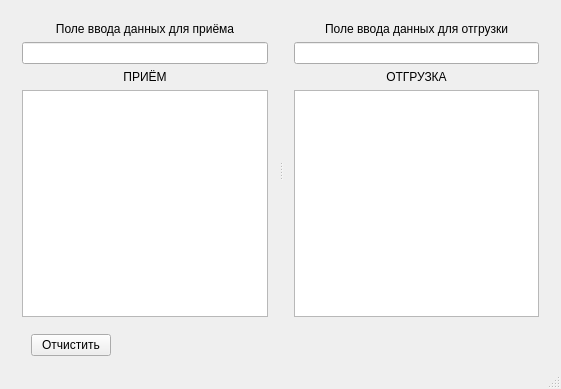
<?xml version="1.0" encoding="UTF-8"?>
<ui version="4.0">
 <class>MainWindow</class>
 <widget class="QMainWindow" name="MainWindow">
  <property name="geometry">
   <rect>
    <x>0</x>
    <y>0</y>
    <width>561</width>
    <height>389</height>
   </rect>
  </property>
  <property name="windowTitle">
   <string>Приём_отгрузка</string>
  </property>
  <widget class="QWidget" name="centralWidget">
   <layout class="QVBoxLayout" name="verticalLayout_6">
    <item>
     <widget class="QSplitter" name="splitter">
      <property name="orientation">
       <enum>Qt::Horizontal</enum>
      </property>
      <property name="childrenCollapsible">
       <bool>false</bool>
      </property>
      <widget class="QWidget" name="layoutWidget">
       <layout class="QVBoxLayout" name="verticalLayout_2">
        <item>
         <layout class="QVBoxLayout" name="verticalLayout">
          <item>
           <widget class="QLabel" name="label">
            <property name="text">
             <string>Поле ввода данных для приёма</string>
            </property>
            <property name="alignment">
             <set>Qt::AlignCenter</set>
            </property>
           </widget>
          </item>
          <item>
           <widget class="QLineEdit" name="lineEdit"/>
          </item>
          <item>
           <widget class="QLabel" name="label_3">
            <property name="layoutDirection">
             <enum>Qt::LeftToRight</enum>
            </property>
            <property name="text">
             <string>ПРИЁМ</string>
            </property>
            <property name="alignment">
             <set>Qt::AlignCenter</set>
            </property>
           </widget>
          </item>
         </layout>
        </item>
        <item>
         <widget class="QTableView" name="tableView"/>
        </item>
       </layout>
      </widget>
      <widget class="QWidget" name="layoutWidget">
       <layout class="QVBoxLayout" name="verticalLayout_4">
        <item>
         <layout class="QVBoxLayout" name="verticalLayout_3">
          <item>
           <widget class="QLabel" name="label_2">
            <property name="text">
             <string>Поле ввода данных для отгрузки</string>
            </property>
            <property name="alignment">
             <set>Qt::AlignCenter</set>
            </property>
           </widget>
          </item>
          <item>
           <widget class="QLineEdit" name="lineEdit_2"/>
          </item>
          <item>
           <widget class="QLabel" name="label_4">
            <property name="text">
             <string>ОТГРУЗКА</string>
            </property>
            <property name="alignment">
             <set>Qt::AlignCenter</set>
            </property>
           </widget>
          </item>
         </layout>
        </item>
        <item>
         <widget class="QTableView" name="tableView_2"/>
        </item>
       </layout>
      </widget>
     </widget>
    </item>
    <item>
     <layout class="QHBoxLayout" name="horizontalLayout">
      <item>
       <spacer name="horizontalSpacer_2">
        <property name="orientation">
         <enum>Qt::Horizontal</enum>
        </property>
        <property name="sizeType">
         <enum>QSizePolicy::Fixed</enum>
        </property>
        <property name="sizeHint" stdset="0">
         <size>
          <width>20</width>
          <height>20</height>
         </size>
        </property>
       </spacer>
      </item>
      <item>
       <widget class="QPushButton" name="pushButton">
        <property name="text">
         <string>Отчистить</string>
        </property>
       </widget>
      </item>
      <item>
       <spacer name="horizontalSpacer">
        <property name="orientation">
         <enum>Qt::Horizontal</enum>
        </property>
        <property name="sizeHint" stdset="0">
         <size>
          <width>40</width>
          <height>20</height>
         </size>
        </property>
       </spacer>
      </item>
     </layout>
    </item>
   </layout>
  </widget>
  <widget class="QMenuBar" name="menuBar">
   <property name="geometry">
    <rect>
     <x>0</x>
     <y>0</y>
     <width>561</width>
     <height>18</height>
    </rect>
   </property>
  </widget>
  <widget class="QStatusBar" name="statusBar"/>
 </widget>
 <layoutdefault spacing="6" margin="11"/>
 <resources/>
 <connections/>
</ui>
